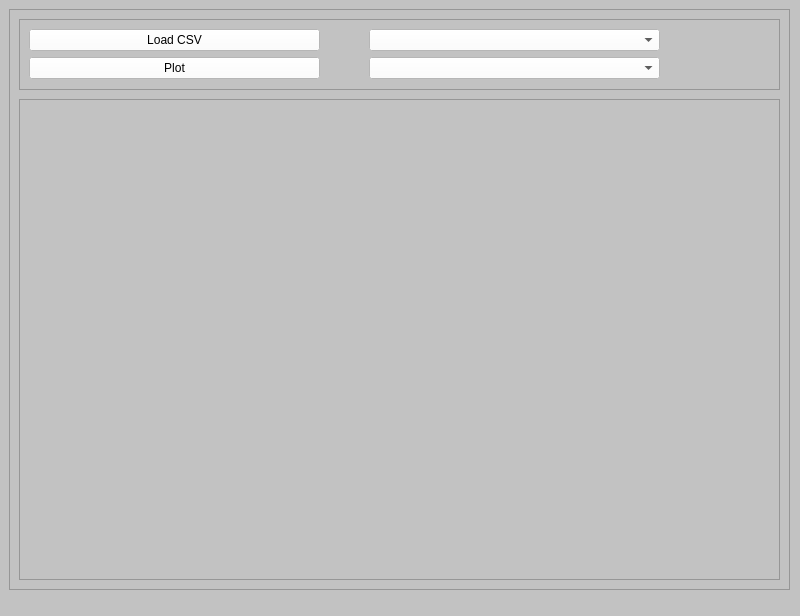
<?xml version="1.0" encoding="UTF-8"?>
<ui version="4.0">
 <class>MainWindow</class>
 <widget class="QMainWindow" name="MainWindow">
  <property name="geometry">
   <rect>
    <x>0</x>
    <y>0</y>
    <width>800</width>
    <height>616</height>
   </rect>
  </property>
  <property name="windowTitle">
   <string>MainWindow</string>
  </property>
  <property name="styleSheet">
   <string notr="true">background-color: rgb(194, 194, 194);</string>
  </property>
  <widget class="QWidget" name="centralwidget">
   <widget class="QFrame" name="frame">
    <property name="geometry">
     <rect>
      <x>9</x>
      <y>9</y>
      <width>781</width>
      <height>581</height>
     </rect>
    </property>
    <property name="frameShape">
     <enum>QFrame::Shape::StyledPanel</enum>
    </property>
    <property name="frameShadow">
     <enum>QFrame::Shadow::Raised</enum>
    </property>
    <widget class="QFrame" name="frame_2">
     <property name="geometry">
      <rect>
       <x>10</x>
       <y>90</y>
       <width>761</width>
       <height>481</height>
      </rect>
     </property>
     <property name="frameShape">
      <enum>QFrame::Shape::StyledPanel</enum>
     </property>
     <property name="frameShadow">
      <enum>QFrame::Shadow::Raised</enum>
     </property>
     <widget class="QWidget" name="verticalLayoutWidget">
      <property name="geometry">
       <rect>
        <x>10</x>
        <y>10</y>
        <width>741</width>
        <height>461</height>
       </rect>
      </property>
      <layout class="QVBoxLayout" name="verticalLayout"/>
     </widget>
    </widget>
    <widget class="QFrame" name="frame_3">
     <property name="geometry">
      <rect>
       <x>10</x>
       <y>10</y>
       <width>761</width>
       <height>71</height>
      </rect>
     </property>
     <property name="frameShape">
      <enum>QFrame::Shape::StyledPanel</enum>
     </property>
     <property name="frameShadow">
      <enum>QFrame::Shadow::Raised</enum>
     </property>
     <widget class="QPushButton" name="exportButton">
      <property name="geometry">
       <rect>
        <x>700</x>
        <y>10</y>
        <width>51</width>
        <height>51</height>
       </rect>
      </property>
      <property name="styleSheet">
       <string notr="true">image: url(:/Random/unnamed.png);
background-color: transparent;
border: none;</string>
      </property>
      <property name="text">
       <string/>
      </property>
     </widget>
     <widget class="QWidget" name="verticalLayoutWidget_3">
      <property name="geometry">
       <rect>
        <x>10</x>
        <y>10</y>
        <width>291</width>
        <height>51</height>
       </rect>
      </property>
      <layout class="QVBoxLayout" name="verticalLayout_3">
       <item>
        <widget class="QPushButton" name="loadButton">
         <property name="enabled">
          <bool>true</bool>
         </property>
         <property name="styleSheet">
          <string notr="true">background-color: rgb(255, 255, 255);
color: rgb(0, 0, 0);</string>
         </property>
         <property name="text">
          <string>Load CSV</string>
         </property>
        </widget>
       </item>
       <item>
        <widget class="QPushButton" name="plotButton">
         <property name="styleSheet">
          <string notr="true">background-color: rgb(255, 255, 255);
color: rgb(0, 0, 0);</string>
         </property>
         <property name="text">
          <string>Plot</string>
         </property>
        </widget>
       </item>
      </layout>
     </widget>
     <widget class="QWidget" name="verticalLayoutWidget_2">
      <property name="geometry">
       <rect>
        <x>350</x>
        <y>10</y>
        <width>291</width>
        <height>51</height>
       </rect>
      </property>
      <layout class="QVBoxLayout" name="verticalLayout_2">
       <item>
        <widget class="QComboBox" name="comboBox2">
         <property name="styleSheet">
          <string notr="true">background-color: rgb(255, 255, 255);
color: rgb(0, 0, 0);</string>
         </property>
        </widget>
       </item>
       <item>
        <widget class="QComboBox" name="comboBox1">
         <property name="styleSheet">
          <string notr="true">background-color: rgb(255, 255, 255);
color: rgb(0, 0, 0);</string>
         </property>
        </widget>
       </item>
      </layout>
     </widget>
    </widget>
   </widget>
  </widget>
  <widget class="QStatusBar" name="statusbar"/>
 </widget>
 <resources/>
 <connections/>
</ui>
